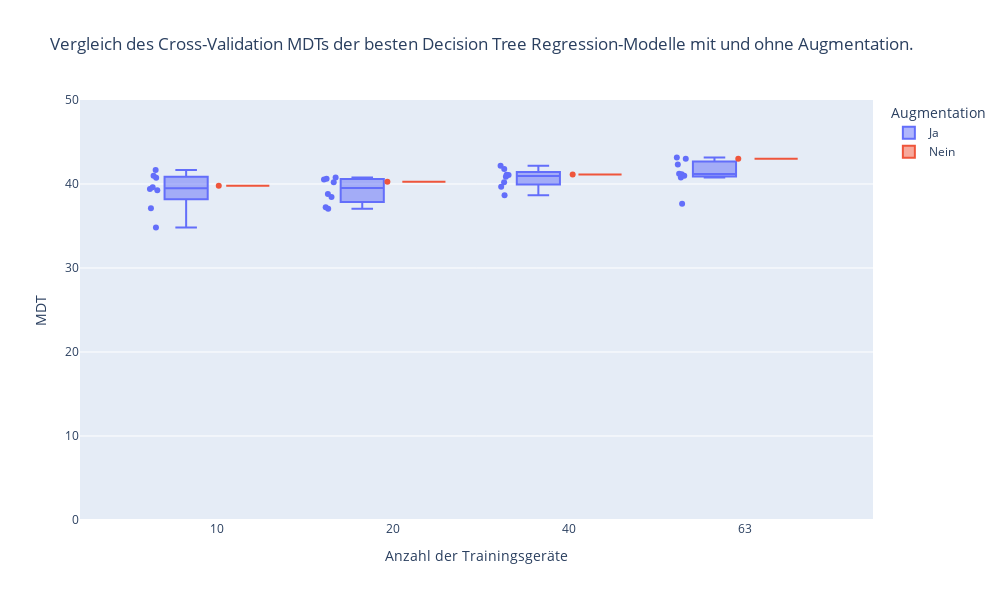
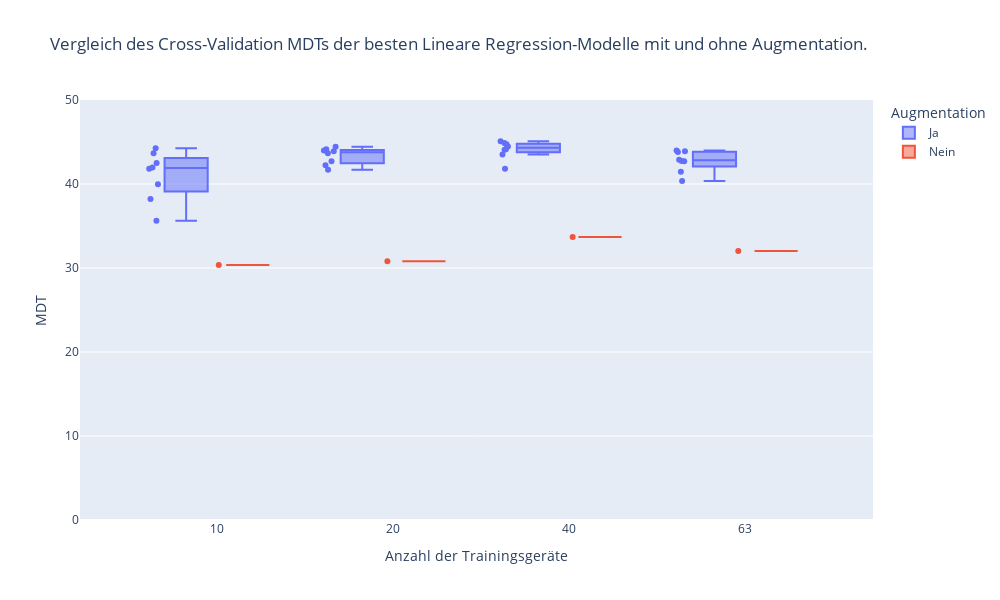
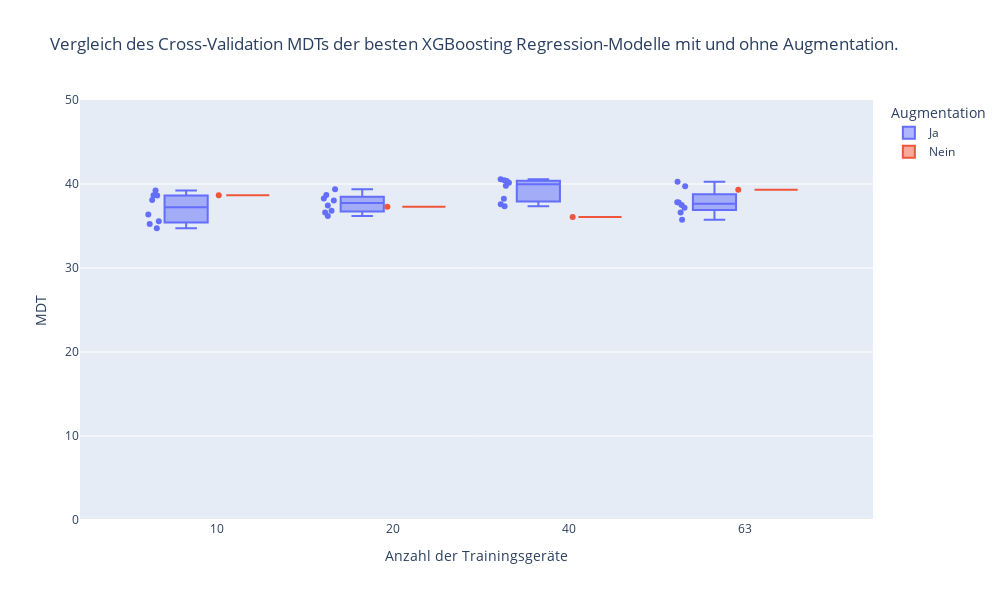
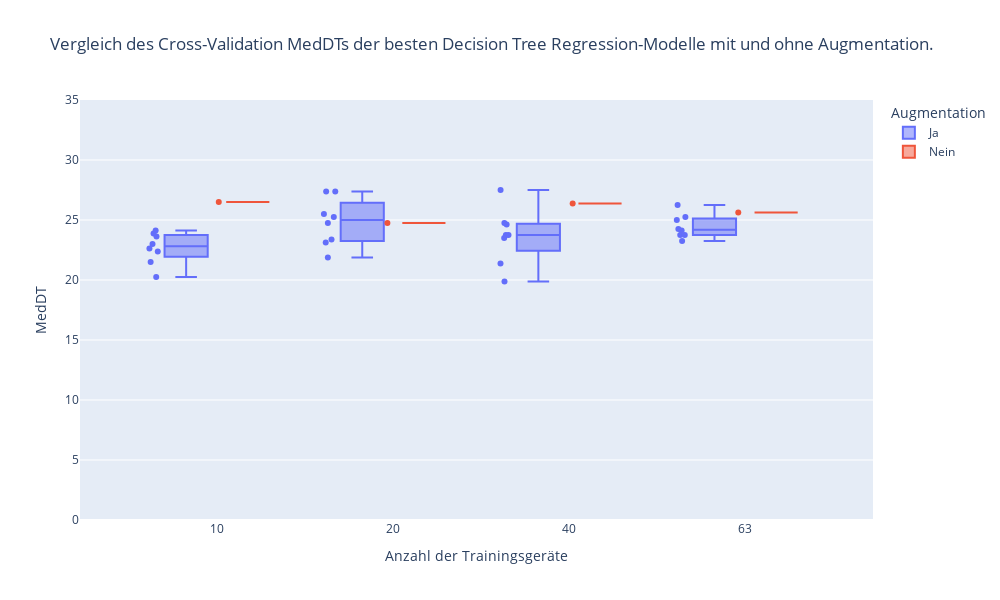

The cell these charts' notebook holds for them, in order:
### Code cell
for by_metric, metric_group in cv_df.groupby(by="params.by_metric"):
    print(by_metric)
    subfig_grid = latex_figs.LatexSubfigureGrid(
        caption=f"Vergleich des \\gls{{cv}}-{metric_name_to_metric[by_metric]}s der besten Modelle.",
        label=f"comp_reg_cv_{by_metric.split('.')[1]}",
    )

    for model_class, model_group in metric_group.groupby(by="params.model_class"):
        model_group["Augmentation"] = model_group["params.n_aug"] != 0
        model_group["Augmentation"] = model_group["Augmentation"].replace(
            {True: "Ja", False: "Nein"}
        )
        model_group.sort_values(by=["Augmentation", "params.n_dev"], inplace=True)

        print(model_class)
        calculate_and_print_improvements(model_group, by_metric)

        fig = px.box(
            model_group,
            x="params.n_dev",
            y=by_metric,
            color="Augmentation",
            points="all",
            title=f"Vergleich des Cross-Validation {metric_name_to_metric[by_metric]}s der besten {model_class_to_model[model_class]}-Modelle mit und ohne Augmentation.",
            width=1000,
            height=600,
            range_y=[0, 50] if by_metric == "metrics.mdt" else [0, 35],
        )
        fig.update_layout(
            xaxis_title="Anzahl der Trainingsgeräte",
            yaxis_title=metric_name_to_metric[by_metric],
        )
        fig.show()

        subfig = latex_figs.LatexSubfigure(
            f"resources/figures/regression_cv/{by_metric.split('.')[1]}_{model_class_to_abbr[model_class]}_cv.png",
            fig,
            caption=f"Vergleich des \\gls{{cv}}-\\gls{{{by_metric.split('.')[1]}}}s der besten \\gls{{{model_class_to_abbr[model_class]}}}-Modelle.",
            label=f"comp_reg_cv_{by_metric.split('.')[1]}_{model_class_to_abbr[model_class]}",
        )
        subfig_grid.add_subfigure(subfig)
        subfig_grid.add_newline()
    subfig_grid.save_figure()
    subfig_grid.write_latex_code_to_file(f"comp_reg_cv_{by_metric.split('.')[1]}.tex")

### Figure 1 — Plotly figure (JSON) as saved in the notebook; plotly's stock layout.template omitted (floating-point values rounded to 4 significant figures)
{"data": [{"alignmentgroup": "True", "boxpoints": "all", "hovertemplate": "Augmentation=Ja<br>params.n_dev=%{x}<br>metrics.mdt=%{y}<extra></extra>", "legendgroup": "Ja", "marker": {"color": "#636efa"}, "name": "Ja", "notched": false, "offsetgroup": "Ja", "orientation": "v", "showlegend": true, "type": "box", "x": ["10", "10", "10", "10", "10", "10", "10", "10", "20", "20", "20", "20", "20", "20", "20", "20", "40", "40", "40", "40", "40", "40", "40", "40", "63", "63", "63", "63", "63", "63", "63", "63"], "x0": " ", "xaxis": "x", "y": [40.74, 39.4, 40.97, 39.26, 34.83, 41.67, 37.11, 39.61, 38.44, 38.82, 40.63, 40.21, 40.77, 37.06, 37.24, 40.55, 39.68, 40.85, 41.08, 42.19, 41.77, 40.22, 38.65, 41.1, 43.01, 43.17, 40.98, 42.32, 40.78, 37.64, 41.16, 41.21], "y0": " ", "yaxis": "y"}, {"alignmentgroup": "True", "boxpoints": "all", "hovertemplate": "Augmentation=Nein<br>params.n_dev=%{x}<br>metrics.mdt=%{y}<extra></extra>", "legendgroup": "Nein", "marker": {"color": "#EF553B"}, "name": "Nein", "notched": false, "offsetgroup": "Nein", "orientation": "v", "showlegend": true, "type": "box", "x": ["10", "20", "40", "63"], "x0": " ", "xaxis": "x", "y": [39.78, 40.27, 41.14, 43.0], "y0": " ", "yaxis": "y"}], "layout": {"boxmode": "group", "height": 600, "legend": {"title": {"text": "Augmentation"}, "tracegroupgap": 0}, "title": {"text": "Vergleich des Cross-Validation MDTs der besten Decision Tree Regression-Modelle mit und ohne Augmentation."}, "width": 1000, "xaxis": {"anchor": "y", "domain": [0, 1], "title": {"text": "Anzahl der Trainingsgeräte"}}, "yaxis": {"anchor": "x", "domain": [0, 1], "range": [0, 50], "title": {"text": "MDT"}}}}

### Figure 2 — Plotly figure (JSON) as saved in the notebook; plotly's stock layout.template omitted (floating-point values rounded to 4 significant figures)
{"data": [{"alignmentgroup": "True", "boxpoints": "all", "hovertemplate": "Augmentation=Ja<br>params.n_dev=%{x}<br>metrics.mdt=%{y}<extra></extra>", "legendgroup": "Ja", "marker": {"color": "#636efa"}, "name": "Ja", "notched": false, "offsetgroup": "Ja", "orientation": "v", "showlegend": true, "type": "box", "x": ["10", "10", "10", "10", "10", "10", "10", "10", "20", "20", "20", "20", "20", "20", "20", "20", "40", "40", "40", "40", "40", "40", "40", "40", "63", "63", "63", "63", "63", "63", "63", "63"], "x0": " ", "xaxis": "x", "y": [35.62, 41.82, 39.97, 41.97, 43.66, 38.21, 42.5, 44.26, 42.7, 42.22, 41.71, 43.99, 43.66, 44.43, 43.91, 44.13, 44.14, 44.88, 45.1, 44.47, 44.72, 44.06, 41.8, 43.5, 41.46, 40.35, 43.89, 43.81, 42.88, 43.98, 42.75, 42.71], "y0": " ", "yaxis": "y"}, {"alignmentgroup": "True", "boxpoints": "all", "hovertemplate": "Augmentation=Nein<br>params.n_dev=%{x}<br>metrics.mdt=%{y}<extra></extra>", "legendgroup": "Nein", "marker": {"color": "#EF553B"}, "name": "Nein", "notched": false, "offsetgroup": "Nein", "orientation": "v", "showlegend": true, "type": "box", "x": ["10", "20", "40", "63"], "x0": " ", "xaxis": "x", "y": [30.34, 30.8, 33.68, 32.03], "y0": " ", "yaxis": "y"}], "layout": {"boxmode": "group", "height": 600, "legend": {"title": {"text": "Augmentation"}, "tracegroupgap": 0}, "title": {"text": "Vergleich des Cross-Validation MDTs der besten Lineare Regression-Modelle mit und ohne Augmentation."}, "width": 1000, "xaxis": {"anchor": "y", "domain": [0, 1], "title": {"text": "Anzahl der Trainingsgeräte"}}, "yaxis": {"anchor": "x", "domain": [0, 1], "range": [0, 50], "title": {"text": "MDT"}}}}

### Figure 3 — Plotly figure (JSON) as saved in the notebook; plotly's stock layout.template omitted (floating-point values rounded to 4 significant figures)
{"data": [{"alignmentgroup": "True", "boxpoints": "all", "hovertemplate": "Augmentation=Ja<br>params.n_dev=%{x}<br>metrics.mdt=%{y}<extra></extra>", "legendgroup": "Ja", "marker": {"color": "#636efa"}, "name": "Ja", "notched": false, "offsetgroup": "Ja", "orientation": "v", "showlegend": true, "type": "box", "x": ["10", "10", "10", "10", "10", "10", "10", "10", "20", "20", "20", "20", "20", "20", "20", "20", "40", "40", "40", "40", "40", "40", "40", "40", "63", "63", "63", "63", "63", "63", "63", "63"], "x0": " ", "xaxis": "x", "y": [35.58, 34.73, 35.25, 39.22, 38.66, 38.63, 38.08, 36.37, 36.18, 36.81, 38.7, 38.27, 39.36, 37.43, 38.04, 36.62, 40.44, 40.57, 37.57, 37.36, 39.79, 40.36, 38.24, 40.16, 37.82, 37.49, 40.28, 37.18, 36.61, 37.81, 39.73, 35.73], "y0": " ", "yaxis": "y"}, {"alignmentgroup": "True", "boxpoints": "all", "hovertemplate": "Augmentation=Nein<br>params.n_dev=%{x}<br>metrics.mdt=%{y}<extra></extra>", "legendgroup": "Nein", "marker": {"color": "#EF553B"}, "name": "Nein", "notched": false, "offsetgroup": "Nein", "orientation": "v", "showlegend": true, "type": "box", "x": ["10", "20", "40", "63"], "x0": " ", "xaxis": "x", "y": [38.65, 37.3, 36.08, 39.32], "y0": " ", "yaxis": "y"}], "layout": {"boxmode": "group", "height": 600, "legend": {"title": {"text": "Augmentation"}, "tracegroupgap": 0}, "title": {"text": "Vergleich des Cross-Validation MDTs der besten XGBoosting Regression-Modelle mit und ohne Augmentation."}, "width": 1000, "xaxis": {"anchor": "y", "domain": [0, 1], "title": {"text": "Anzahl der Trainingsgeräte"}}, "yaxis": {"anchor": "x", "domain": [0, 1], "range": [0, 50], "title": {"text": "MDT"}}}}

### Figure 4 — Plotly figure (JSON) as saved in the notebook; plotly's stock layout.template omitted (floating-point values rounded to 4 significant figures)
{"data": [{"alignmentgroup": "True", "boxpoints": "all", "hovertemplate": "Augmentation=Ja<br>params.n_dev=%{x}<br>metrics.med_dt=%{y}<extra></extra>", "legendgroup": "Ja", "marker": {"color": "#636efa"}, "name": "Ja", "notched": false, "offsetgroup": "Ja", "orientation": "v", "showlegend": true, "type": "box", "x": ["10", "10", "10", "10", "10", "10", "10", "10", "20", "20", "20", "20", "20", "20", "20", "20", "40", "40", "40", "40", "40", "40", "40", "40", "63", "63", "63", "63", "63", "63", "63", "63"], "x0": " ", "xaxis": "x", "y": [23, 23.88, 22.62, 24.12, 20.25, 23.62, 21.5, 22.38, 23.38, 25.5, 23.12, 27.38, 25.25, 24.75, 27.38, 21.88, 23.75, 21.38, 27.5, 24.62, 24.75, 19.88, 23.5, 23.75, 26.25, 25.25, 23.75, 23.25, 24.25, 24.12, 23.75, 25], "y0": " ", "yaxis": "y"}, {"alignmentgroup": "True", "boxpoints": "all", "hovertemplate": "Augmentation=Nein<br>params.n_dev=%{x}<br>metrics.med_dt=%{y}<extra></extra>", "legendgroup": "Nein", "marker": {"color": "#EF553B"}, "name": "Nein", "notched": false, "offsetgroup": "Nein", "orientation": "v", "showlegend": true, "type": "box", "x": ["10", "20", "40", "63"], "x0": " ", "xaxis": "x", "y": [26.5, 24.75, 26.38, 25.62], "y0": " ", "yaxis": "y"}], "layout": {"boxmode": "group", "height": 600, "legend": {"title": {"text": "Augmentation"}, "tracegroupgap": 0}, "title": {"text": "Vergleich des Cross-Validation MedDTs der besten Decision Tree Regression-Modelle mit und ohne Augmentation."}, "width": 1000, "xaxis": {"anchor": "y", "domain": [0, 1], "title": {"text": "Anzahl der Trainingsgeräte"}}, "yaxis": {"anchor": "x", "domain": [0, 1], "range": [0, 35], "title": {"text": "MedDT"}}}}
